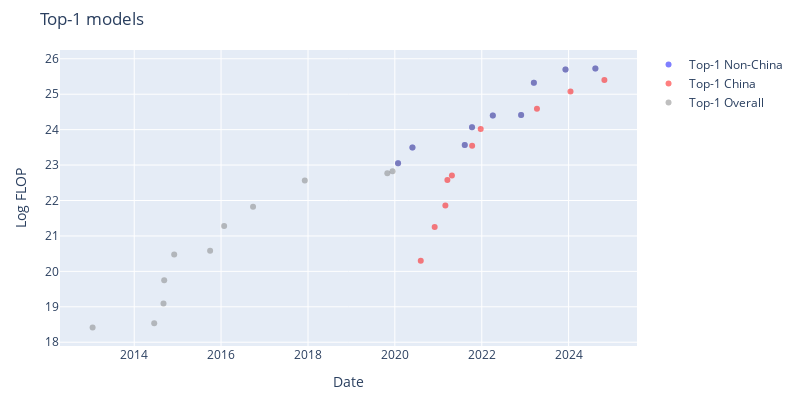

The notebook cell this image was saved under:
### Code cell
non_china_df = df_filtered[df_filtered['category'] == 'Non-China']
china_df = df_filtered[df_filtered['category'] == 'China']
recent_top_models_df = top_models_df[top_models_df['date'] > pd.to_datetime('2010-01-01')]

fig = go.Figure()

fig.add_trace(go.Scatter(
    x=non_china_df['date'],
    y=non_china_df['log_flop'],
    mode='markers',
    marker=dict(color=colors['Non-China'], opacity=0.5),
    text=non_china_df['Model'],
    hoverinfo='text',
    name=f'Top-{top_n} Non-China'
))

fig.add_trace(go.Scatter(
    x=china_df['date'],
    y=china_df['log_flop'],
    mode='markers',
    marker=dict(color=colors['China'], opacity=0.5),
    text=china_df['Model'],
    hoverinfo='text',
    name=f'Top-{top_n} China'
))

fig.add_trace(go.Scatter(
    x=recent_top_models_df['date'],
    y=recent_top_models_df['log_flop'],
    mode='markers',
    marker=dict(color='grey', opacity=0.5),
    text=recent_top_models_df['Model'],
    hoverinfo='text',
    name=f'Top-{top_n} Overall'
))

fig.update_layout(
    width=800,
    height=400,
    xaxis_title='Date',
    yaxis_title='Log FLOP',
    title=f'Top-{top_n} models',
    margin=dict(t=50, l=60, r=60, b=50),
)

save_plot(fig, results_dir, f'top_{top_n}_models_without_kickstarting')

fig.show()

### Figure 1 — Plotly figure (JSON) as saved in the notebook; plotly's stock layout.template omitted (floating-point values rounded to 4 significant figures)
{"data": [{"hoverinfo": "text", "marker": {"color": "blue", "opacity": 0.5}, "mode": "markers", "name": "Top-1 Non-China", "text": ["Meena", "GPT-3 175B (davinci)", "Jurassic-1-Jumbo", "Megatron-Turing NLG 530B", "PaLM (540B)", "GPT-3.5", "GPT-4", "Gemini 1.0 Ultra", "Grok-2"], "type": "scatter", "x": ["2020-01-28T00:00:00", "2020-05-28T00:00:00", "2021-08-11T00:00:00", "2021-10-11T00:00:00", "2022-04-04T00:00:00", "2022-11-28T00:00:00", "2023-03-15T00:00:00", "2023-12-06T00:00:00", "2024-08-13T00:00:00"], "y": [23.05, 23.5, 23.57, 24.07, 24.4, 24.41, 25.32, 25.7, 25.72]}, {"hoverinfo": "text", "marker": {"color": "red", "opacity": 0.5}, "mode": "markers", "name": "Top-1 China", "text": ["ERNIE-GEN (large)", "CPM-Large", "Wu Dao - Wen Lan", "GLM-10B", "PanGu-α", "Yuan 1.0", "ERNIE 3.0 Titan", "SenseChat", "GLM-4 (0116)", "Doubao-pro"], "type": "scatter", "x": ["2020-08-06T00:00:00", "2020-12-01T00:00:00", "2021-03-01T00:00:00", "2021-03-18T00:00:00", "2021-04-25T00:00:00", "2021-10-12T00:00:00", "2021-12-23T00:00:00", "2023-04-10T00:00:00", "2024-01-17T00:00:00", "2024-10-28T00:00:00"], "y": [20.3, 21.26, 21.86, 22.58, 22.71, 23.55, 24.02, 24.59, 25.08, 25.4]}, {"hoverinfo": "text", "marker": {"color": "grey", "opacity": 0.5}, "mode": "markers", "name": "Top-1 Overall", "text": ["DistBelief NNLM", "SPPNet", "VGG16", "Seq2Seq LSTM", "SNM-skip", "AlphaGo Fan", "AlphaGo Lee", "GNMT", "AlphaZero", "AlphaStar", "OpenAI Five", "Meena", "GPT-3 175B (davinci)", "Jurassic-1-Jumbo", "Megatron-Turing NLG 530B", "PaLM (540B)", "GPT-3.5", "GPT-4", "Gemini 1.0 Ultra", "Grok-2"], "type": "scatter", "x": ["2013-01-16T00:00:00", "2014-06-18T00:00:00", "2014-09-04T00:00:00", "2014-09-10T00:00:00", "2014-12-03T00:00:00", "2015-10-01T00:00:00", "2016-01-27T00:00:00", "2016-09-26T00:00:00", "2017-12-05T00:00:00", "2019-10-30T00:00:00", "2019-12-13T00:00:00", "2020-01-28T00:00:00", "2020-05-28T00:00:00", "2021-08-11T00:00:00", "2021-10-11T00:00:00", "2022-04-04T00:00:00", "2022-11-28T00:00:00", "2023-03-15T00:00:00", "2023-12-06T00:00:00", "2024-08-13T00:00:00"], "y": [18.42, 18.53, 19.09, 19.75, 20.47, 20.58, 21.28, 21.82, 22.56, 22.77, 22.83, 23.05, 23.5, 23.57, 24.07, 24.4, 24.41, 25.32, 25.7, 25.72]}], "layout": {"height": 400, "margin": {"b": 50, "l": 60, "r": 60, "t": 50}, "title": {"text": "Top-1 models"}, "width": 800, "xaxis": {"title": {"text": "Date"}}, "yaxis": {"title": {"text": "Log FLOP"}}}}
